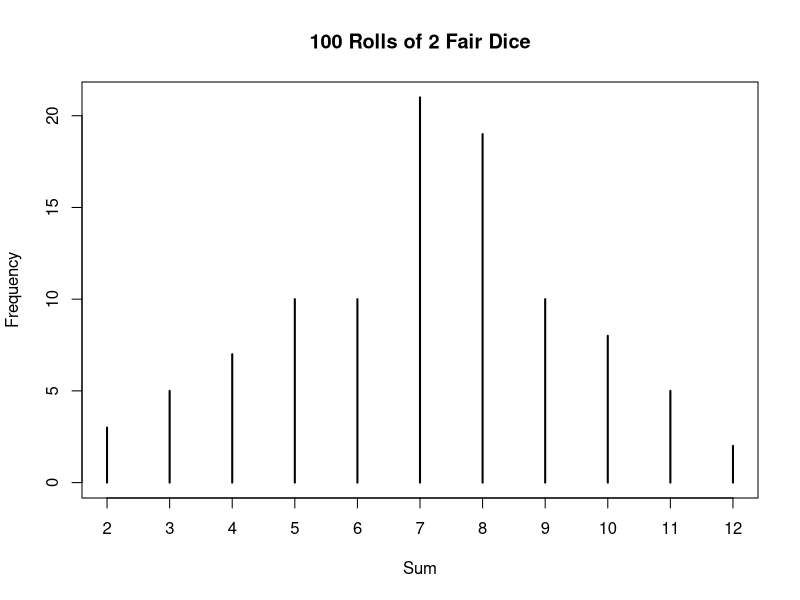
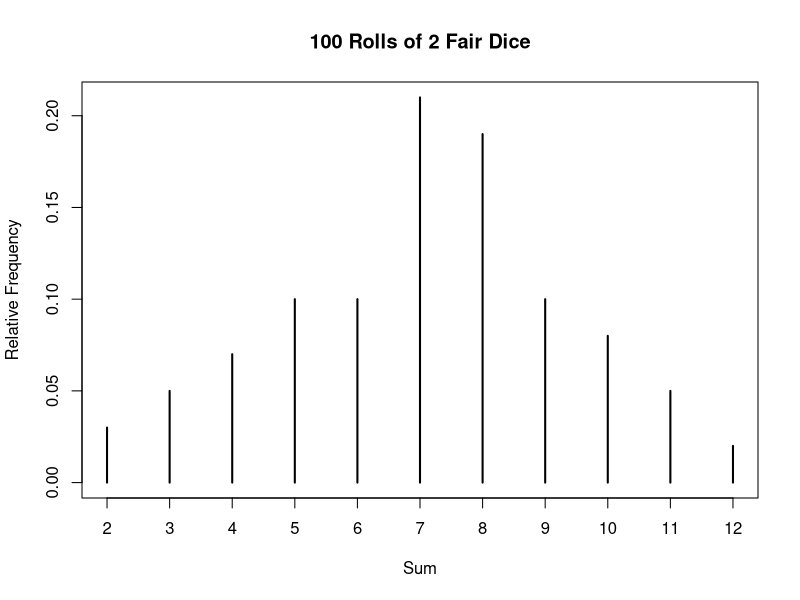
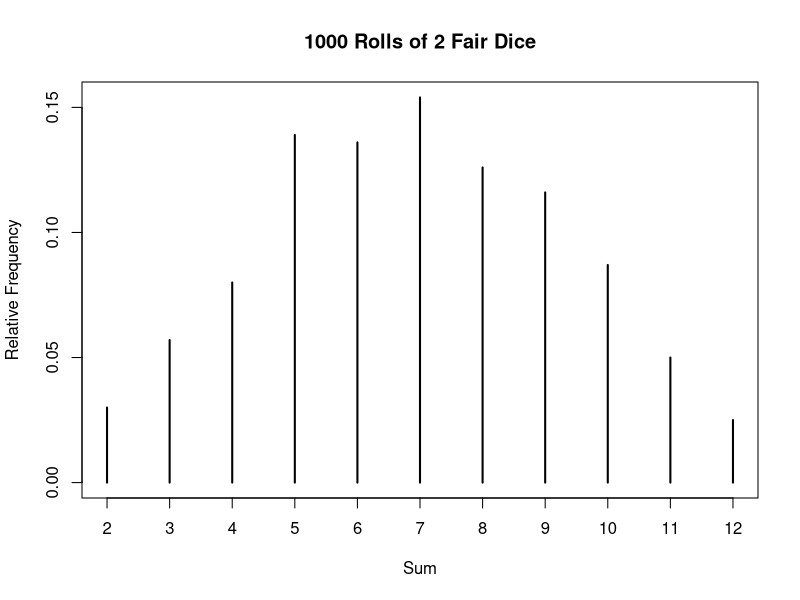
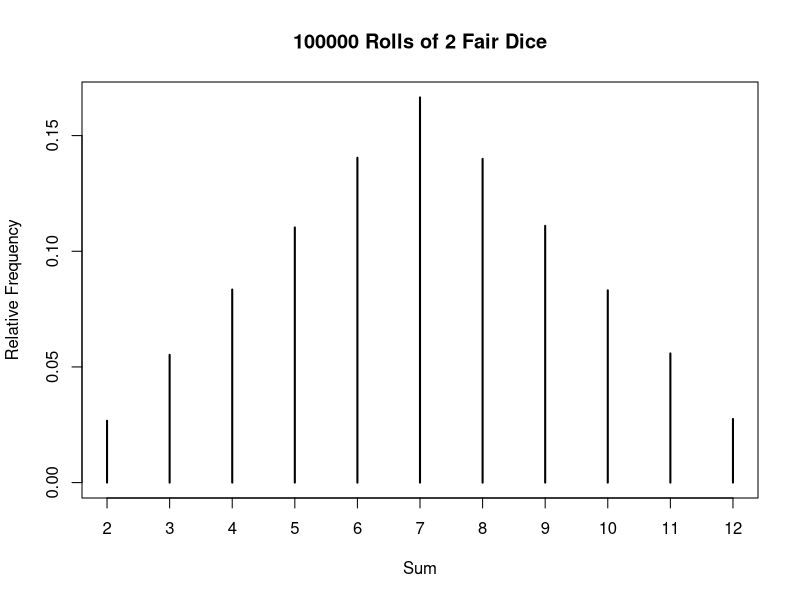
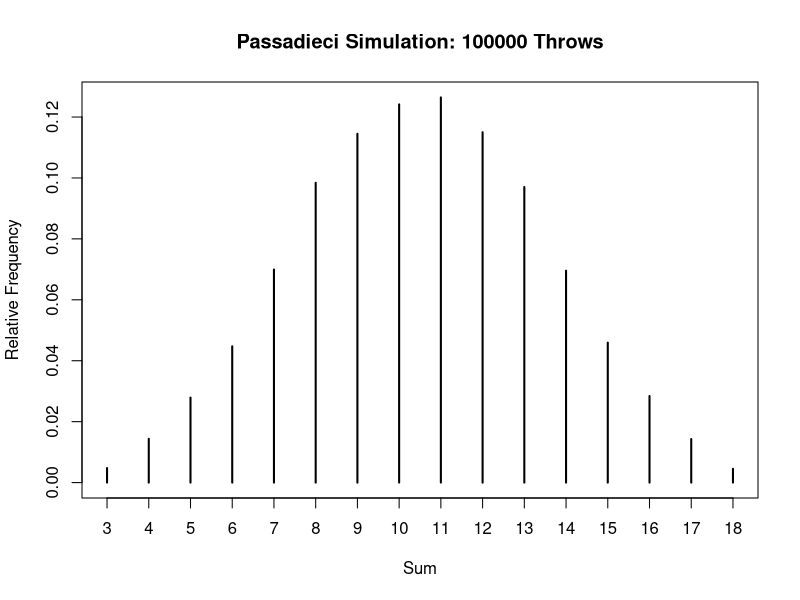

Reproduce these figures in R, in order.
## ---- chunk 1
marbles = c('red', 'blue', 'green')
sample(x = marbles, size = 2, replace = FALSE)
## ---- chunk 2
sample(x = 1:10, size = 5, replace = FALSE)
## ---- chunk 3
numbers = 1:10
sample(x = numbers, size = 20, replace = TRUE)
## ---- chunk 4
sample(x = numbers, size = 20, replace = TRUE)
sample(x = numbers, size = 20, replace = TRUE)
## ---- chunk 5
students = c("Alice", "Bob", "Charlotte", "Dan", "Emily")
sample(x = students, size = 2, replace = FALSE) 
## ---- chunk 6
random.numbers = sample(x = 1:10, size = 5, replace = TRUE)
sum(random.numbers)
## ---- chunk 7
sample(1:6, size = 1, replace = TRUE)
## ---- chunk 8
sample(1:6, size = 1, replace = TRUE) + sample(1:6, size = 1, replace = TRUE)
## ---- chunk 9
dice.roll <- sample(1:6, size = 2, replace = TRUE)
dice.roll
sum(dice.roll)
## ---- chunk 10
sum(sample(1:6, size = 2, replace = TRUE))
## ---- chunk 11
sum(sample(x = 1:6, size = 10, replace = TRUE))
## ---- chunk 12
die.rolls <- sample(x = 1:6, size = 20, replace = TRUE)
die.rolls
## ---- chunk 13
two.dice <- function(){
  dice <- sample(1:6, size = 2, replace = TRUE)
  return(sum(dice))
}
## ---- chunk 14
#This command actually runs two.dice
two.dice()
#While this one merely lists the function code!
two.dice
## ---- chunk 15
replicate(n = 20, expr = two.dice())
## ---- chunk 16
replicate(20, two.dice())
## ---- chunk 17
replicate(10, sample(1:10, 1, replace = FALSE))
replicate(10, sample(1:10, 5, replace = FALSE))
## ---- chunk 18
dice.sum <- function(n.dice){
  dice <- sample(1:6, size = n.dice, replace = TRUE)
  return(sum(dice))
}
## ---- chunk 19
replicate(50, dice.sum(3))
## ---- chunk 20
my.dice.sum <- function(n.dice, n.sides){
  dice <- sample(1:n.sides, size = n.dice, replace = TRUE)
  return(sum(dice))
}
replicate(100, my.dice.sum(5,4))
## ---- chunk 21
sim <- sample(1:10, 10, FALSE)
## ---- chunk 22
sim
## ---- chunk 23
sim
## ---- chunk 24
sample(1:10, 10, FALSE)
## ---- chunk 25
replicate(50, sample(1:5, 1, TRUE))
## ---- chunk 26
foo <- sample(1:5, 1, TRUE)
replicate(50, foo)
## ---- chunk 27
sims <- replicate(100, two.dice())
## ---- chunk 28
table(sims)
## ---- chunk 29
table(sims)/length(sims)
## ---- chunk 30
plot(table(sims), xlab = 'Sum', ylab = 'Frequency', main = '100 Rolls of 2 Fair Dice')
## ---- chunk 31
plot(table(sims)/length(sims), xlab = 'Sum', ylab = 'Relative Frequency', main = '100 Rolls of 2 Fair Dice')
## ---- chunk 32
more.sims <- replicate(1000, two.dice())
table(more.sims)/length(more.sims)
plot(table(more.sims)/length(more.sims), 
     xlab = 'Sum', ylab = 'Relative Frequency', main = '1000 Rolls of 2 Fair Dice')
## ---- chunk 33
even.more.sims <- replicate(100000, two.dice())
table(even.more.sims)/length(even.more.sims)
plot(table(even.more.sims)/length(even.more.sims), 
     xlab = 'Sum', ylab = 'Relative Frequency', main = '100000 Rolls of 2 Fair Dice')
## ---- chunk 34
z <- c(12, 6, 3, 7, 10, 9, 3)
z >= 9
## ---- chunk 35
TRUE + TRUE
FALSE * 6
## ---- chunk 36
sum(z >= 9)
## ---- chunk 37
sum(z >= 9)/length(z)
## ---- chunk 38
sum(z == 3)/length(z)
sum(z < 7)/length(z)
## ---- chunk 39
head(even.more.sims)
## ---- chunk 40
sum(even.more.sims >= 9)/length(even.more.sims)
## ---- chunk 41
sum(even.more.sims <= 4)/length(even.more.sims)
## ---- chunk 42
(7 <= z) & (z <= 10)
## ---- chunk 43
sum((7 <= z) & (z <= 10))/length(z)
## ---- chunk 44
sum((z > 10) | (z < 7))/length(z)
## ---- chunk 45
sum((6 <= even.more.sims) & (even.more.sims <= 8))/length(even.more.sims)
## ---- chunk 46
sum((even.more.sims < 6) | (even.more.sims > 8))/length(even.more.sims)
## ---- chunk 47
#same as between 6 & 8 inclusive
mean(abs(even.more.sims - 7) <= 1)
#same as below 6 or above 8 -- the logical opposite of between 6 & 8 inclusive:
mean(!abs(even.more.sims - 7) <= 1)
## ---- chunk 48
passadieci <- replicate(100000, my.dice.sum(n.dice = 3, n.sides = 6))
sum(passadieci >= 11)/length(passadieci)
sum(passadieci == 11)/length(passadieci)
sum(passadieci == 12)/length(passadieci)
sum((passadieci <= 7) | (passadieci >= 15))/length(passadieci)
plot(table(passadieci)/length(passadieci), xlab = 'Sum', 
     ylab = 'Relative Frequency', main = 'Passadieci Simulation: 100000 Throws')
## ---- chunk 49
experimentA <- function(){
  rolls <- sample(1:6, size = 4, replace = TRUE)
  condition <- sum(rolls == 6) > 0
  return(condition)
}

experimentB <- function(){
  first.die <- sample(1:6, size = 24, replace = TRUE)
  second.die <- sample(1:6, size = 24, replace = TRUE)
  condition <- sum((first.die == second.die) & (first.die == 6)) > 0
  return(condition)
}

simsA <- replicate(100000, experimentA())
sum(simsA)/length(simsA)
simsB <- replicate(100000, experimentB())
sum(simsB)/length(simsB) 
